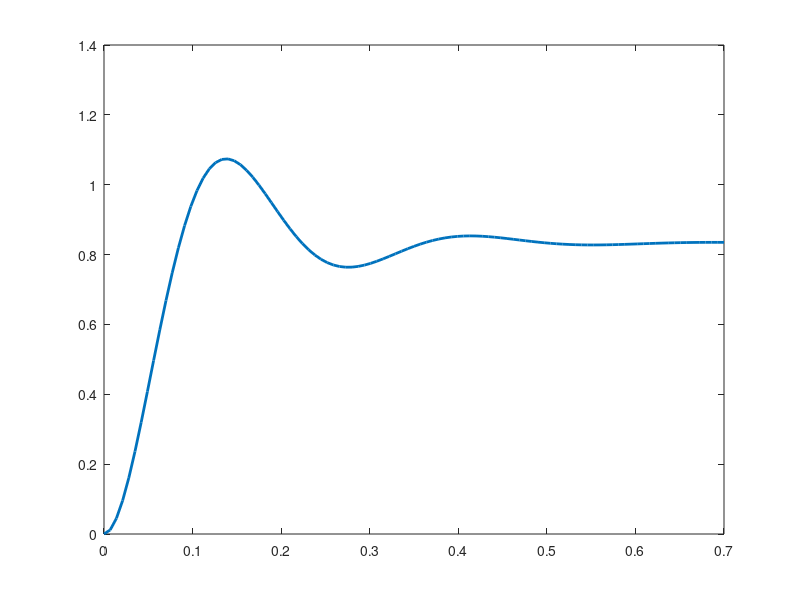

Here is the MATLAB script that generated this plot: (Note: this script raises an error after producing the figure.)
%% 
% Type 1

Kdc = 5;
omega_n = 10;
zeta = 0.9;
Gol = tf(Kdc*omega_n^2,[1 2*zeta*omega_n omega_n^2]);
%step(Gol)
figure(1);
clf
Gcl = feedback(Gol, 1);
[y,t] = step(Gcl);
plot(t,y, 'DisplayName',"Output", 'LineWidth',2);
hold on
yline(1,'r--', "DisplayName","Input", 'LineWidth',2);
title('Closed-Loop Unit Step Response')
grid('on')
xlabel("Time (s)")
ylabel("Response (n/a)")
ylim([0 1.1])
legend('location','northwest')

%%
figure
clf
Gcl = feedback(Gol, 1);
[y,t] = step(tf([1],[1 0])*Gcl);
plot(t,y, 'DisplayName',"Output", 'LineWidth',2);
hold on
plot(y,y,'r--', "DisplayName","Input", 'LineWidth',2);
title('Closed-Loop Unit Ramp Response')
grid('on')
xlabel("Time (s)")
ylabel("Response (n/a)")
ylim([0 1.1])
legend('location','northwest')

%% 
% 

figure
clf;
Gcl = feedback(Gol, 1);
[y,t] = step(tf([1],[1 0 0])*Gcl);
plot(t,y, 'DisplayName',"Output", 'LineWidth',2);
hold on
plot(y,y.^2,'r--', "DisplayName","Input", 'LineWidth',2);
title('Closed-Loop Unit Parabola Response')
grid('on')
xlabel("Time (s)")
ylabel("Response (n/a)")
ylim([0 1.1])
legend('location','northwest')

%% 
% Type 1

Kdc = 3;
omega_n = 10;
zeta = 0.9;
Gol = tf(Kdc*omega_n^2,[1 2*zeta*omega_n omega_n^2 0]);
%step(Gol)
figure(1);
clf
Gcl = feedback(Gol, 1);
[y,t] = step(Gcl);
plot(t,y, 'DisplayName',"Output", 'LineWidth',2);
hold on
yline(1,'r--', "DisplayName","Input", 'LineWidth',2);
title('Closed-Loop Unit Step Response')
grid('on')
xlabel("Time (s)")
ylabel("Response (n/a)")
ylim([0 1.1])
legend('location','northwest')

%%
figure
clf
Gcl = feedback(Gol, 1);
[y,t] = step(tf([1],[1 0])*Gcl);
plot(t,y, 'DisplayName',"Output", 'LineWidth',2);
hold on
plot(y,y,'r--', "DisplayName","Input", 'LineWidth',2);
title('Closed-Loop Unit Ramp Response')
grid('on')
xlabel("Time (s)")
ylabel("Response (n/a)")
ylim([0 1.1])
legend('location','northwest')

%% 
% 

figure
clf;
Gcl = feedback(Gol, 1);
[y,t] = step(tf([1],[1 0 0])*Gcl);
plot(t,y, 'DisplayName',"Output", 'LineWidth',2);
hold on
plot(y,y.^2,'r--', "DisplayName","Input", 'LineWidth',2);
title('Closed-Loop Unit Parabola Response')
grid('on')
xlabel("Time (s)")
ylabel("Response (n/a)")
ylim([0 1.1])
legend('location','northwest')
